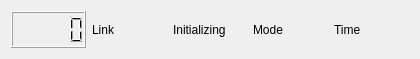
<?xml version="1.0" encoding="UTF-8"?>
<ui version="4.0">
 <class>WidgetStatusBarBundle</class>
 <widget class="QWidget" name="WidgetStatusBarBundle">
  <property name="geometry">
   <rect>
    <x>0</x>
    <y>0</y>
    <width>420</width>
    <height>59</height>
   </rect>
  </property>
  <property name="windowTitle">
   <string>WidgetStatusBarBundle</string>
  </property>
  <layout class="QGridLayout" name="gridLayout">
   <item row="0" column="3">
    <widget class="QLabel" name="labelCurrentMode">
     <property name="text">
      <string>Mode</string>
     </property>
    </widget>
   </item>
   <item row="0" column="4">
    <widget class="QLabel" name="labelCurrentTime">
     <property name="text">
      <string>Time</string>
     </property>
    </widget>
   </item>
   <item row="0" column="2">
    <widget class="QLabel" name="labelInitializingStatus">
     <property name="text">
      <string>Initializing</string>
     </property>
    </widget>
   </item>
   <item row="0" column="1">
    <widget class="QLabel" name="labelLinkStatus">
     <property name="text">
      <string>Link</string>
     </property>
    </widget>
   </item>
   <item row="0" column="0">
    <widget class="QLCDNumber" name="lcdNumberElaspedTime"/>
   </item>
  </layout>
 </widget>
 <layoutdefault spacing="6" margin="11"/>
 <resources/>
 <connections/>
</ui>
